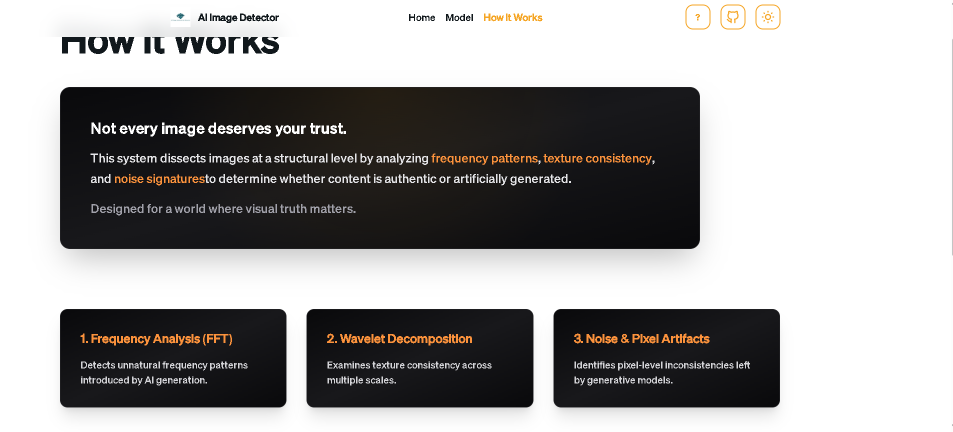
#> input picture resources/code.png, 1906 x 863 px (shown at 1/2 size)
$ python -i pixel_detector.py   (imports and definitions only)
#> lines starting #> are read from the running program, lines starting #| are printed output that depends on the picture
import cv2
import numpy as np

def extract_features(image_path):
#> called with image_path = '../../resources/code.png'
    img = cv2.imread(image_path)
#> img is the input picture: shape (863, 1906, 3); mean B, G, R 158.1, 158.5, 159.7
    if img is None:
        raise ValueError("Image not found")

    img = cv2.resize(img, (256, 256))
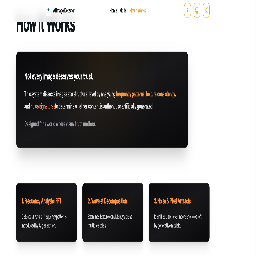
#> img: shape (256, 256, 3); mean B, G, R 157.7, 158, 159.2
    gray = cv2.cvtColor(img, cv2.COLOR_BGR2GRAY)

    blur = cv2.GaussianBlur(gray, (5,5), 0)
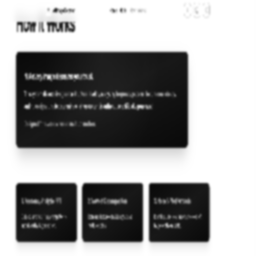
#> blur: shape (256, 256); min 10, max 255, mean 158.3
    noise = gray.astype(np.float32) - blur.astype(np.float32)
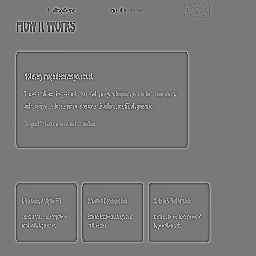
#> noise: shape (256, 256) float32; min -177, max 193, mean 0; drawn with min black and max white

    noise_var = np.var(noise)
#> noise_var = 476.2

    hist, _ = np.histogram(noise, bins=256, density=True)
#> hist = 256 values, max 0.489 at index 122, min 0 at index 1, mean 0.0027
    hist += 1e-6
#> hist = 256 values, max 0.489 at index 122, min 1e-06 at index 1, mean 0.0027
    entropy = -np.sum(hist * np.log2(hist))
#> entropy = 2.13

    shifted = np.roll(noise, 1, axis=0)
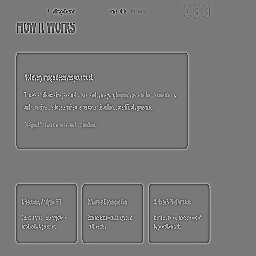
#> shifted: shape (256, 256) float32; min -177, max 193, mean 0; drawn with min black and max white
    corr = np.corrcoef(noise.flatten(), shifted.flatten())[0,1]
#> corr = 0.272

    return [
        round(noise_var, 4),
        round(entropy, 4),
        round(corr, 4)
    ]

>>> result = extract_features('../../resources/code.png')
#> result = [476.2, 2.13, 0.272]

$ run again, on resources/dataset.png
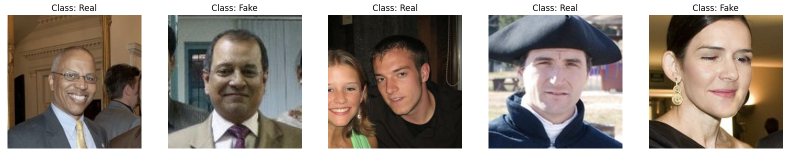
#> input picture resources/dataset.png, 1582 x 308 px (shown at 1/2 size)
#> in extract_features, img is the input picture: shape (308, 1582, 3); mean B, G, R 132.4, 140.6, 150.5
#> img: shape (256, 256, 3)
#> in extract_features, `blur = cv2.GaussianBlur(gray, (5,5), 0)`:
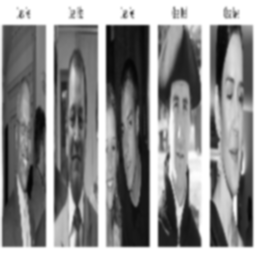
#> blur: shape (256, 256); min 4, max 255, mean 142
#> noise_var = 384.8
#> in extract_features, `hist, _ = np.histogram(noise, bins=256, density=True)`: hist = 256 values, max 0.206 at index 150, min 0 at index 1, mean 0.00362
#> in extract_features, `hist += 1e-6`: hist = 256 values, max 0.206 at index 150, min 1e-06 at index 1, mean 0.00362
#> entropy = 5.07
#> in extract_features, `shifted = np.roll(noise, 1, axis=0)`:
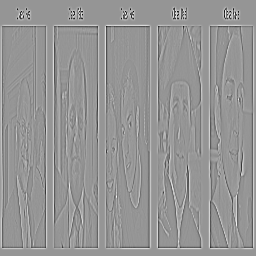
#> shifted: shape (256, 256) float32; min -162, max 114, mean 0; drawn with min black and max white
#> corr = 0.763
#> result = [384.8, 5.08, 0.763]
